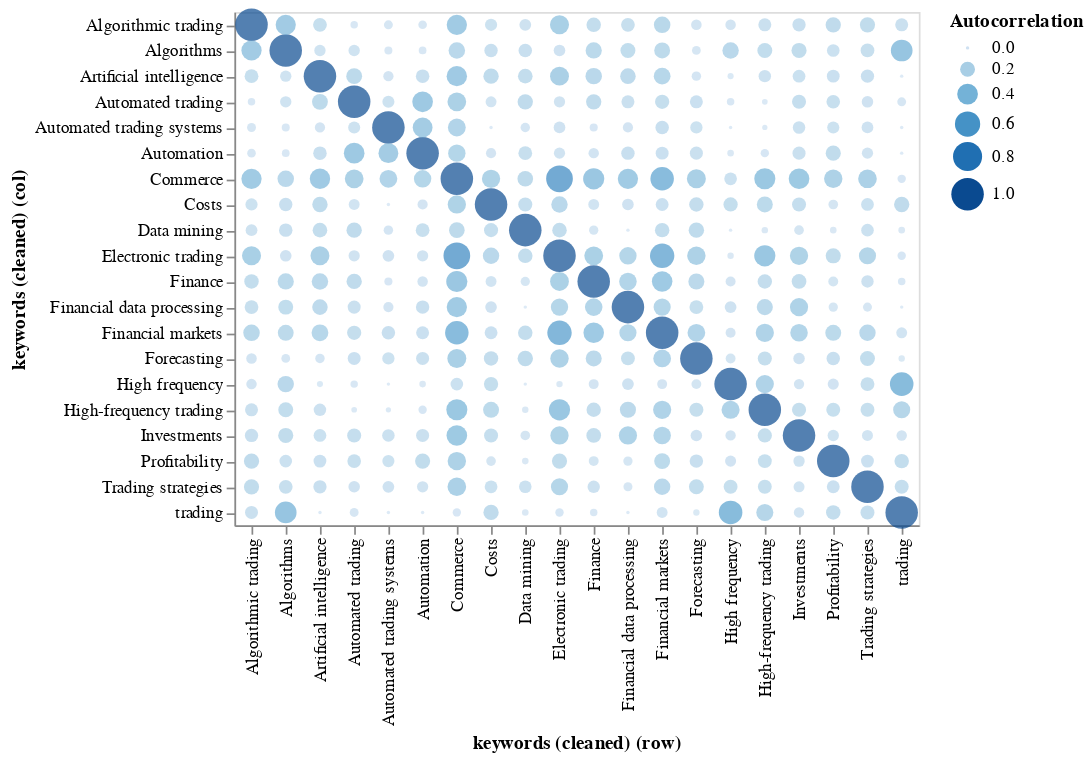

Notebook cell for this chart:
### Code cell
rdf.autocorrelation(
    column='keywords (cleaned)',
    sep=';'
).circlerel()

### Figure 1 — Vega-Lite specification as saved in the notebook (floating-point values rounded to 4 significant figures; data arrays with more than 128 entries replaced by an {"elided": "..."} marker saying what was removed)
{"$schema": "https://vega.github.io/schema/vega-lite/v3.4.0.json", "config": {"mark": {"tooltip": null}, "view": {"height": 300, "width": 400}}, "data": {"name": "data-caaa5bfa18b46ca7763139fa48cc5e7a"}, "datasets": {"data-caaa5bfa18b46ca7763139fa48cc5e7a": {"elided": "400 records"}}, "encoding": {"color": {"field": "Autocorrelation", "type": "quantitative"}, "size": {"field": "Autocorrelation", "type": "quantitative"}, "x": {"axis": {"labelAngle": 270}, "field": "keywords (cleaned) (row)", "sort": "ascending", "type": "nominal"}, "y": {"field": "keywords (cleaned) (col)", "sort": "ascending", "type": "nominal"}}, "mark": "circle"}
